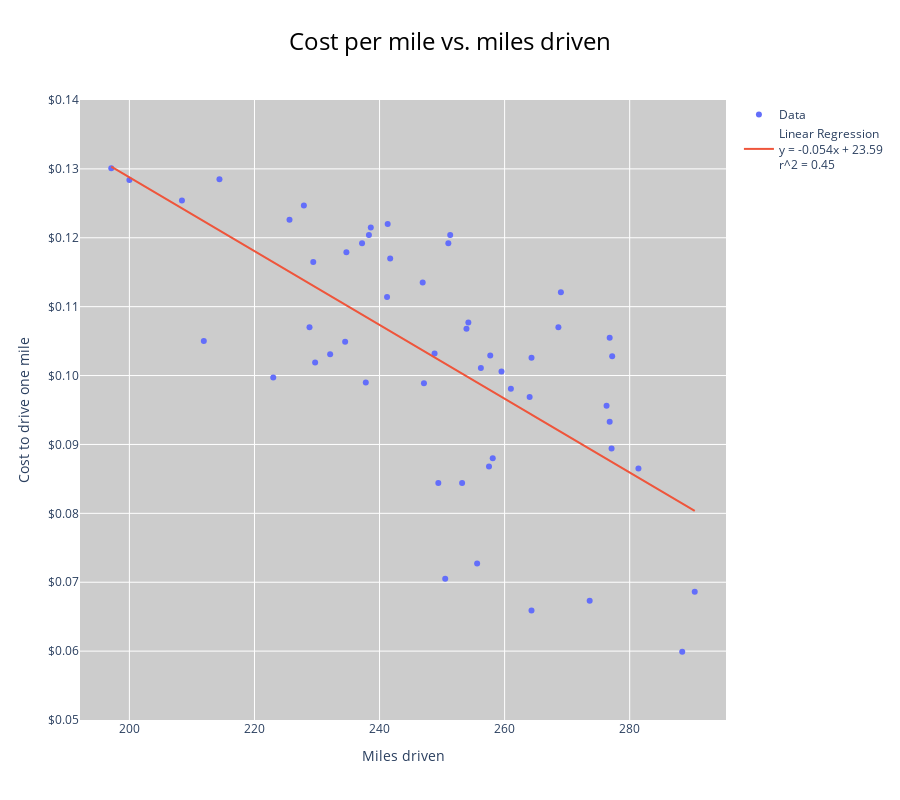

Notebook code cell kept with this figure:
### Code cell
# $ per mile vs. miles scatter plot
# colored by date
# Add average cost per mile as text

X = df['miles']
# Cents per mile
Y = round(df['dollars per mile'] * 100, 2)

slope, intercept, r_value, p_value, std_err = stats.linregress(X, Y)
linreg = slope * X + intercept
r_2 = round(r_value ** 2, 2)

fig = go.Figure(data=[go.Scatter(x=X,
                                y=Y,
                                mode='markers',
                                name='Data',
                                hovertemplate='<b>Miles driven: </b>' + X.astype(str)+
                                '<br><b>Cents per mile: </b>' + Y.astype(str)+
                                '<br>'+df['date'].dt.strftime('%b %d %Y')+
                                '<extra></extra>'
                                ),
                        go.Scatter(
                                x=X,
                                y=linreg,
                                mode='lines',
                                name='Linear Regression' +
                                '<br>y = {0}x + {1}'.format(round(slope, 3), round(intercept, 2)) + 
                                '<br>r^2 = {}'.format(r_2),
                                hovertemplate='<b>Miles driven: </b>' + X.astype(str)+
                                '<br><b>Predicted dollars per mile: </b>' + Y.astype(str)+
                                '<extra></extra>'
                                )]
                )
fig.update_layout(
    plot_bgcolor='#cccccc',
    title=dict(
        text='Cost per mile vs. miles driven',
        font=dict(
            size=24,
            color='black'
        ),
        x=.5
    ),
    xaxis=dict(
        title='Miles driven',
        range=[X.min() - 5, X.max() + 5]
    ),
    yaxis=dict(
        title='Cost to drive one mile',
        range=[math.floor(Y.min()), math.ceil(Y.max())],
        tickvals=[i for i in range(math.floor(Y.min()), math.ceil(Y.max()) + 1)],
        ticktext=[money_format(i) for i in [i/100 for i in range(math.floor(Y.min()), math.ceil(Y.max()) + 1)]]
    ),
    width=900,
    height=800
)

fig.show()

### Figure 1 — Plotly figure (JSON) as saved in the notebook; plotly's stock layout.template omitted (floating-point values rounded to 4 significant figures)
{"data": [{"hovertemplate": ["<b>Miles driven: </b>253.2<br><b>Cents per mile: </b>8.44<br>Jan 15 2019<extra></extra>", "<b>Miles driven: </b>211.9<br><b>Cents per mile: </b>10.5<br>Jan 26 2019<extra></extra>", "<b>Miles driven: </b>258.1<br><b>Cents per mile: </b>8.8<br>Feb 02 2019<extra></extra>", "<b>Miles driven: </b>223.0<br><b>Cents per mile: </b>9.97<br>Feb 15 2019<extra></extra>", "<b>Miles driven: </b>229.7<br><b>Cents per mile: </b>10.19<br>Feb 23 2019<extra></extra>", "<b>Miles driven: </b>257.5<br><b>Cents per mile: </b>8.68<br>Feb 25 2019<extra></extra>", "<b>Miles driven: </b>214.4<br><b>Cents per mile: </b>12.85<br>Mar 14 2019<extra></extra>", "<b>Miles driven: </b>248.8<br><b>Cents per mile: </b>10.32<br>Mar 17 2019<extra></extra>", "<b>Miles driven: </b>257.7<br><b>Cents per mile: </b>10.29<br>Mar 22 2019<extra></extra>", "<b>Miles driven: </b>237.8<br><b>Cents per mile: </b>9.9<br>Mar 23 2019<extra></extra>", "<b>Miles driven: </b>253.9<br><b>Cents per mile: </b>10.68<br>Mar 25 2019<extra></extra>", "<b>Miles driven: </b>227.9<br><b>Cents per mile: </b>12.47<br>Apr 18 2019<extra></extra>", "<b>Miles driven: </b>234.7<br><b>Cents per mile: </b>11.79<br>Apr 21 2019<extra></extra>", "<b>Miles driven: </b>241.3<br><b>Cents per mile: </b>12.2<br>May 04 2019<extra></extra>", "<b>Miles driven: </b>251.3<br><b>Cents per mile: </b>12.04<br>May 06 2019<extra></extra>", "<b>Miles driven: </b>251.0<br><b>Cents per mile: </b>11.92<br>May 10 2019<extra></extra>", "<b>Miles driven: </b>256.2<br><b>Cents per mile: </b>10.11<br>May 11 2019<extra></extra>", "<b>Miles driven: </b>269.0<br><b>Cents per mile: </b>11.21<br>May 20 2019<extra></extra>", "<b>Miles driven: </b>268.6<br><b>Cents per mile: </b>10.7<br>Jun 02 2019<extra></extra>", "<b>Miles driven: </b>264.3<br><b>Cents per mile: </b>10.26<br>Jun 11 2019<extra></extra>", "<b>Miles driven: </b>261.0<br><b>Cents per mile: </b>9.81<br>Jun 21 2019<extra></extra>", "<b>Miles driven: </b>238.3<br><b>Cents per mile: </b>12.04<br>Jun 29 2019<extra></extra>", "<b>Miles driven: </b>229.4<br><b>Cents per mile: </b>11.65<br>Jul 10 2019<extra></extra>", "<b>Miles driven: </b>238.6<br><b>Cents per mile: </b>12.15<br>Jul 19 2019<extra></extra>", "<b>Miles driven: </b>237.2<br><b>Cents per mile: </b>11.92<br>Jul 30 2019<extra></extra>", "<b>Miles driven: </b>241.7<br><b>Cents per mile: </b>11.7<br>Aug 06 2019<extra></extra>", "<b>Miles driven: </b>277.2<br><b>Cents per mile: </b>10.28<br>Aug 09 2019<extra></extra>", "<b>Miles driven: </b>246.9<br><b>Cents per mile: </b>11.35<br>Aug 21 2019<extra></extra>", "<b>Miles driven: </b>241.2<br><b>Cents per mile: </b>11.14<br>Aug 30 2019<extra></extra>", "<b>Miles driven: </b>197.1<br><b>Cents per mile: </b>13.01<br>Sep 15 2019<extra></extra>", "<b>Miles driven: </b>200.0<br><b>Cents per mile: </b>12.84<br>Sep 29 2019<extra></extra>", "<b>Miles driven: </b>225.6<br><b>Cents per mile: </b>12.26<br>Oct 09 2019<extra></extra>", "<b>Miles driven: </b>276.8<br><b>Cents per mile: </b>10.55<br>Oct 13 2019<extra></extra>", "<b>Miles driven: </b>276.8<br><b>Cents per mile: </b>9.33<br>Oct 23 2019<extra></extra>", "<b>Miles driven: </b>259.5<br><b>Cents per mile: </b>10.06<br>Oct 28 2019<extra></extra>", "<b>Miles driven: </b>277.1<br><b>Cents per mile: </b>8.94<br>Nov 03 2019<extra></extra>", "<b>Miles driven: </b>247.1<br><b>Cents per mile: </b>9.89<br>Nov 14 2019<extra></extra>", "<b>Miles driven: </b>234.5<br><b>Cents per mile: </b>10.49<br>Nov 27 2019<extra></extra>", "<b>Miles driven: </b>281.4<br><b>Cents per mile: </b>8.65<br>Dec 01 2019<extra></extra>", "<b>Miles driven: </b>208.4<br><b>Cents per mile: </b>12.54<br>Dec 18 2019<extra></extra>", "<b>Miles driven: </b>264.0<br><b>Cents per mile: </b>9.69<br>Dec 26 2019<extra></extra>", "<b>Miles driven: </b>276.3<br><b>Cents per mile: </b>9.56<br>Jan 02 2020<extra></extra>", "<b>Miles driven: </b>254.2<br><b>Cents per mile: </b>10.77<br>Jan 24 2020<extra></extra>", "<b>Miles driven: </b>232.1<br><b>Cents per mile: </b>10.31<br>Feb 07 2020<extra></extra>", "<b>Miles driven: </b>228.8<br><b>Cents per mile: </b>10.7<br>Feb 22 2020<extra></extra>", "<b>Miles driven: </b>249.4<br><b>Cents per mile: </b>8.44<br>Mar 30 2020<extra></extra>", "<b>Miles driven: </b>290.4<br><b>Cents per mile: </b>6.86<br>Mar 31 2020<extra></extra>", "<b>Miles driven: </b>255.6<br><b>Cents per mile: </b>7.27<br>Apr 12 2020<extra></extra>", "<b>Miles driven: </b>288.4<br><b>Cents per mile: </b>5.99<br>Apr 28 2020<extra></extra>", "<b>Miles driven: </b>250.5<br><b>Cents per mile: </b>7.05<br>May 08 2020<extra></extra>", "<b>Miles driven: </b>273.6<br><b>Cents per mile: </b>6.73<br>May 20 2020<extra></extra>", "<b>Miles driven: </b>264.3<br><b>Cents per mile: </b>6.59<br>May 23 2020<extra></extra>"], "mode": "markers", "name": "Data", "type": "scatter", "x": [253.2, 211.9, 258.1, 223, 229.7, 257.5, 214.4, 248.8, 257.7, 237.8, 253.9, 227.9, 234.7, 241.3, 251.3, 251, 256.2, 269, 268.6, 264.3, 261, 238.3, 229.4, 238.6, 237.2, 241.7, 277.2, 246.9, 241.2, 197.1, 200, 225.6, 276.8, 276.8, 259.5, 277.1, 247.1, 234.5, 281.4, 208.4, 264, 276.3, 254.2, 232.1, 228.8, 249.4, 290.4, 255.6, 288.4, 250.5, 273.6, 264.3], "y": [8.44, 10.5, 8.8, 9.97, 10.19, 8.68, 12.85, 10.32, 10.29, 9.9, 10.68, 12.47, 11.79, 12.2, 12.04, 11.92, 10.11, 11.21, 10.7, 10.26, 9.81, 12.04, 11.65, 12.15, 11.92, 11.7, 10.28, 11.35, 11.14, 13.01, 12.84, 12.26, 10.55, 9.33, 10.06, 8.94, 9.89, 10.49, 8.65, 12.54, 9.69, 9.56, 10.77, 10.31, 10.7, 8.44, 6.86, 7.27, 5.99, 7.05, 6.73, 6.59]}, {"hovertemplate": ["<b>Miles driven: </b>253.2<br><b>Predicted dollars per mile: </b>8.44<extra></extra>", "<b>Miles driven: </b>211.9<br><b>Predicted dollars per mile: </b>10.5<extra></extra>", "<b>Miles driven: </b>258.1<br><b>Predicted dollars per mile: </b>8.8<extra></extra>", "<b>Miles driven: </b>223.0<br><b>Predicted dollars per mile: </b>9.97<extra></extra>", "<b>Miles driven: </b>229.7<br><b>Predicted dollars per mile: </b>10.19<extra></extra>", "<b>Miles driven: </b>257.5<br><b>Predicted dollars per mile: </b>8.68<extra></extra>", "<b>Miles driven: </b>214.4<br><b>Predicted dollars per mile: </b>12.85<extra></extra>", "<b>Miles driven: </b>248.8<br><b>Predicted dollars per mile: </b>10.32<extra></extra>", "<b>Miles driven: </b>257.7<br><b>Predicted dollars per mile: </b>10.29<extra></extra>", "<b>Miles driven: </b>237.8<br><b>Predicted dollars per mile: </b>9.9<extra></extra>", "<b>Miles driven: </b>253.9<br><b>Predicted dollars per mile: </b>10.68<extra></extra>", "<b>Miles driven: </b>227.9<br><b>Predicted dollars per mile: </b>12.47<extra></extra>", "<b>Miles driven: </b>234.7<br><b>Predicted dollars per mile: </b>11.79<extra></extra>", "<b>Miles driven: </b>241.3<br><b>Predicted dollars per mile: </b>12.2<extra></extra>", "<b>Miles driven: </b>251.3<br><b>Predicted dollars per mile: </b>12.04<extra></extra>", "<b>Miles driven: </b>251.0<br><b>Predicted dollars per mile: </b>11.92<extra></extra>", "<b>Miles driven: </b>256.2<br><b>Predicted dollars per mile: </b>10.11<extra></extra>", "<b>Miles driven: </b>269.0<br><b>Predicted dollars per mile: </b>11.21<extra></extra>", "<b>Miles driven: </b>268.6<br><b>Predicted dollars per mile: </b>10.7<extra></extra>", "<b>Miles driven: </b>264.3<br><b>Predicted dollars per mile: </b>10.26<extra></extra>", "<b>Miles driven: </b>261.0<br><b>Predicted dollars per mile: </b>9.81<extra></extra>", "<b>Miles driven: </b>238.3<br><b>Predicted dollars per mile: </b>12.04<extra></extra>", "<b>Miles driven: </b>229.4<br><b>Predicted dollars per mile: </b>11.65<extra></extra>", "<b>Miles driven: </b>238.6<br><b>Predicted dollars per mile: </b>12.15<extra></extra>", "<b>Miles driven: </b>237.2<br><b>Predicted dollars per mile: </b>11.92<extra></extra>", "<b>Miles driven: </b>241.7<br><b>Predicted dollars per mile: </b>11.7<extra></extra>", "<b>Miles driven: </b>277.2<br><b>Predicted dollars per mile: </b>10.28<extra></extra>", "<b>Miles driven: </b>246.9<br><b>Predicted dollars per mile: </b>11.35<extra></extra>", "<b>Miles driven: </b>241.2<br><b>Predicted dollars per mile: </b>11.14<extra></extra>", "<b>Miles driven: </b>197.1<br><b>Predicted dollars per mile: </b>13.01<extra></extra>", "<b>Miles driven: </b>200.0<br><b>Predicted dollars per mile: </b>12.84<extra></extra>", "<b>Miles driven: </b>225.6<br><b>Predicted dollars per mile: </b>12.26<extra></extra>", "<b>Miles driven: </b>276.8<br><b>Predicted dollars per mile: </b>10.55<extra></extra>", "<b>Miles driven: </b>276.8<br><b>Predicted dollars per mile: </b>9.33<extra></extra>", "<b>Miles driven: </b>259.5<br><b>Predicted dollars per mile: </b>10.06<extra></extra>", "<b>Miles driven: </b>277.1<br><b>Predicted dollars per mile: </b>8.94<extra></extra>", "<b>Miles driven: </b>247.1<br><b>Predicted dollars per mile: </b>9.89<extra></extra>", "<b>Miles driven: </b>234.5<br><b>Predicted dollars per mile: </b>10.49<extra></extra>", "<b>Miles driven: </b>281.4<br><b>Predicted dollars per mile: </b>8.65<extra></extra>", "<b>Miles driven: </b>208.4<br><b>Predicted dollars per mile: </b>12.54<extra></extra>", "<b>Miles driven: </b>264.0<br><b>Predicted dollars per mile: </b>9.69<extra></extra>", "<b>Miles driven: </b>276.3<br><b>Predicted dollars per mile: </b>9.56<extra></extra>", "<b>Miles driven: </b>254.2<br><b>Predicted dollars per mile: </b>10.77<extra></extra>", "<b>Miles driven: </b>232.1<br><b>Predicted dollars per mile: </b>10.31<extra></extra>", "<b>Miles driven: </b>228.8<br><b>Predicted dollars per mile: </b>10.7<extra></extra>", "<b>Miles driven: </b>249.4<br><b>Predicted dollars per mile: </b>8.44<extra></extra>", "<b>Miles driven: </b>290.4<br><b>Predicted dollars per mile: </b>6.86<extra></extra>", "<b>Miles driven: </b>255.6<br><b>Predicted dollars per mile: </b>7.27<extra></extra>", "<b>Miles driven: </b>288.4<br><b>Predicted dollars per mile: </b>5.99<extra></extra>", "<b>Miles driven: </b>250.5<br><b>Predicted dollars per mile: </b>7.05<extra></extra>", "<b>Miles driven: </b>273.6<br><b>Predicted dollars per mile: </b>6.73<extra></extra>", "<b>Miles driven: </b>264.3<br><b>Predicted dollars per mile: </b>6.59<extra></extra>"], "mode": "lines", "name": "Linear Regression<br>y = -0.054x + 23.59<br>r^2 = 0.45", "type": "scatter", "x": [253.2, 211.9, 258.1, 223, 229.7, 257.5, 214.4, 248.8, 257.7, 237.8, 253.9, 227.9, 234.7, 241.3, 251.3, 251, 256.2, 269, 268.6, 264.3, 261, 238.3, 229.4, 238.6, 237.2, 241.7, 277.2, 246.9, 241.2, 197.1, 200, 225.6, 276.8, 276.8, 259.5, 277.1, 247.1, 234.5, 281.4, 208.4, 264, 276.3, 254.2, 232.1, 228.8, 249.4, 290.4, 255.6, 288.4, 250.5, 273.6, 264.3], "y": [10.03, 12.24, 9.765, 11.64, 11.29, 9.797, 12.11, 10.26, 9.786, 10.85, 9.99, 11.38, 11.02, 10.66, 10.13, 10.15, 9.867, 9.181, 9.203, 9.433, 9.61, 10.83, 11.3, 10.81, 10.88, 10.64, 8.742, 10.36, 10.67, 13.03, 12.88, 11.51, 8.763, 8.763, 9.69, 8.747, 10.35, 11.03, 8.517, 12.43, 9.449, 8.79, 9.974, 11.16, 11.33, 10.23, 8.035, 9.899, 8.142, 10.17, 8.935, 9.433]}], "layout": {"height": 800, "plot_bgcolor": "#cccccc", "title": {"font": {"color": "black", "size": 24}, "text": "Cost per mile vs. miles driven", "x": 0.5}, "width": 900, "xaxis": {"range": [192.1, 295.4], "title": {"text": "Miles driven"}}, "yaxis": {"range": [5, 14], "ticktext": ["$0.05", "$0.06", "$0.07", "$0.08", "$0.09", "$0.10", "$0.11", "$0.12", "$0.13", "$0.14"], "tickvals": [5, 6, 7, 8, 9, 10, 11, 12, 13, 14], "title": {"text": "Cost to drive one mile"}}}}
